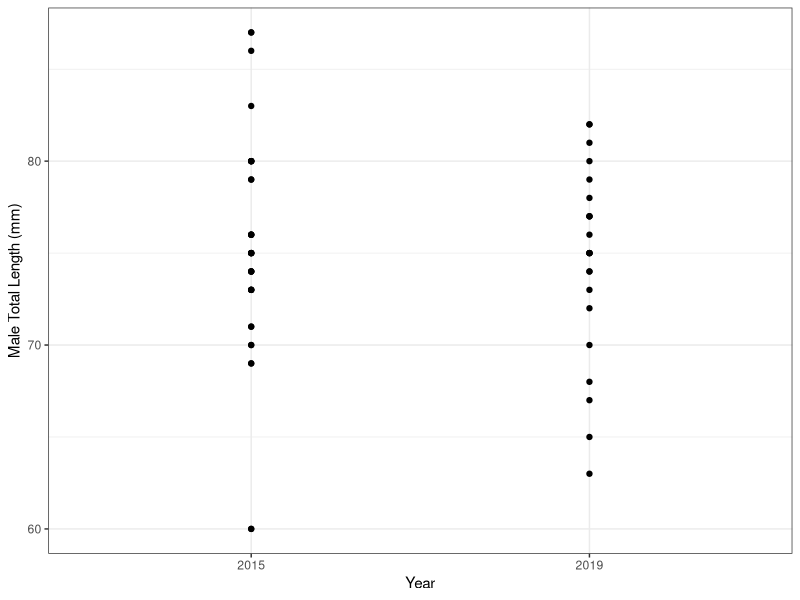
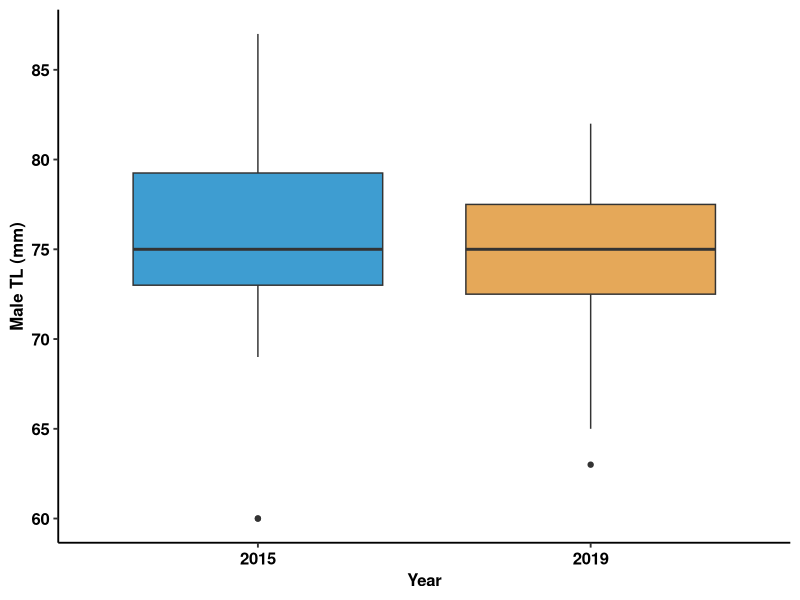
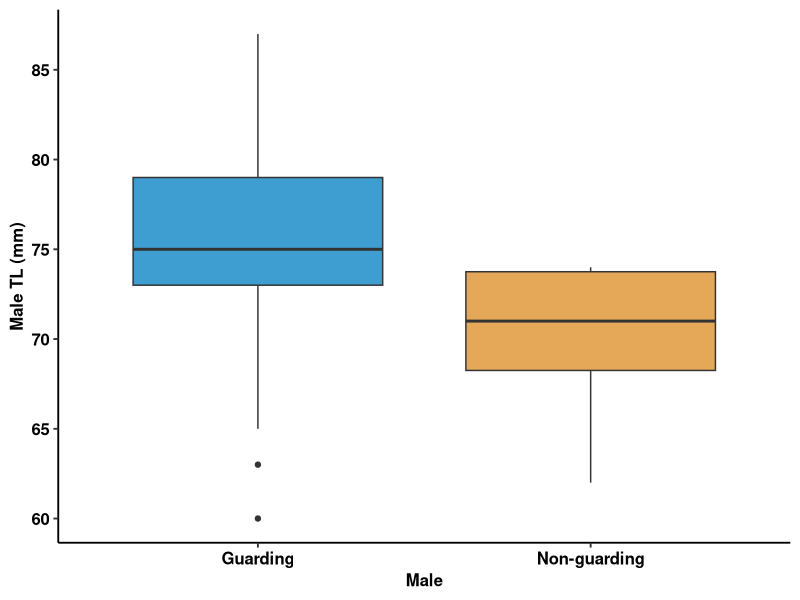

Write R code to recreate these figures, in order. (Note: this script raises an error after producing the figures.)
#Average guarding male length by year Summary table
library(readxl)
JMIH_R_Tables <- read_excel("JMIH R Tables.xlsx", 
                            sheet = "Avg. guarding male length", 
                            col_types = c("text", "numeric"))
View(JMIH_R_Tables)

head(JMIH_R_Tables)
names(JMIH_R_Tables)
summary(JMIH_R_Tables)

library(dplyr)
JMIH_R_Tables %>% group_by(Year) %>%
  summarise(meanMaleTL = mean(MaleTL))

JMIH_R_Tables %>%
  group_by (Year) %>%
  summarise(
    nMaleTL = n(),
    meanMaleTL = mean(MaleTL),
    sdMaleTL = sd(MaleTL))
#ANSWER 2015: n(36), mean(75.2), SD(5.99) 2019: n(23), mean(74.6), SD(5.18)
#Average guarding male TL Visual & Boxplot
library(ggplot2)
ggplot(JMIH_R_Tables,
       aes(x = Year, y = MaleTL)) +
  geom_point() +
  ylab("Male Total Length (mm)") +
  theme_bw()
library(colorspace)

ggplot(JMIH_R_Tables, aes(x=Year, y=MaleTL)) + geom_boxplot() + theme_classic(base_size = 14) + ylab("Male TL (mm)") + aes(fill= Year) + scale_fill_manual(values=c("#3E9DD1", "#E5A859"), guide=FALSE) + scale_y_continuous(breaks=seq(60, 95, 5)) + theme(axis.text.x = element_text(colour = 'black',  size = 12, face = 'bold')) + theme(axis.text.y = element_text(colour='black', size=12, face="bold")) + theme(axis.text.x = element_text(face="bold", color="black", size=12),axis.text.y = element_text(face="bold", color="black",size=12)) +theme(axis.text=element_text(size=12),axis.title=element_text(size=12,face="bold"))


#Guarding vs nonGuarding
library(dplyr)
library(ggplot2)
library(readxl)
JMIH_R_Tables <- read_excel("JMIH R Tables.xlsx", 
                            sheet = "GMTL to NGMTL", col_types = c("text", 
                                                                   "numeric"))
View(JMIH_R_Tables)

ggplot(JMIH_R_Tables, aes(x=Male, y=TL)) + geom_boxplot() + theme_classic(base_size = 14) + ylab("Male TL (mm)") + aes(fill= Male) + scale_fill_manual(values=c("#3E9DD1", "#E5A859"), guide=FALSE) + scale_y_continuous(breaks=seq(60, 95, 5)) + theme(axis.text.x = element_text(colour = 'black',  size = 12, face = 'bold')) + theme(axis.text.y = element_text(colour='black', size=12, face="bold")) + theme(axis.text.x = element_text(face="bold", color="black", size=12),axis.text.y = element_text(face="bold", color="black",size=12)) +theme(axis.text=element_text(size=12),axis.title=element_text(size=12,face="bold"))

library(readxl)
JMIH_R_Tables <- read_excel("JMIH R Tables.xlsx", 
                            sheet = "T.test GM NGM", col_types = c("numeric", 
                                                                   "numeric"))
View(JMIH_R_Tables)


t.test(TL ~ Male, JMIH_R_Tables)

#T.test between the two potential SD , number of eggs to the nearest nest 